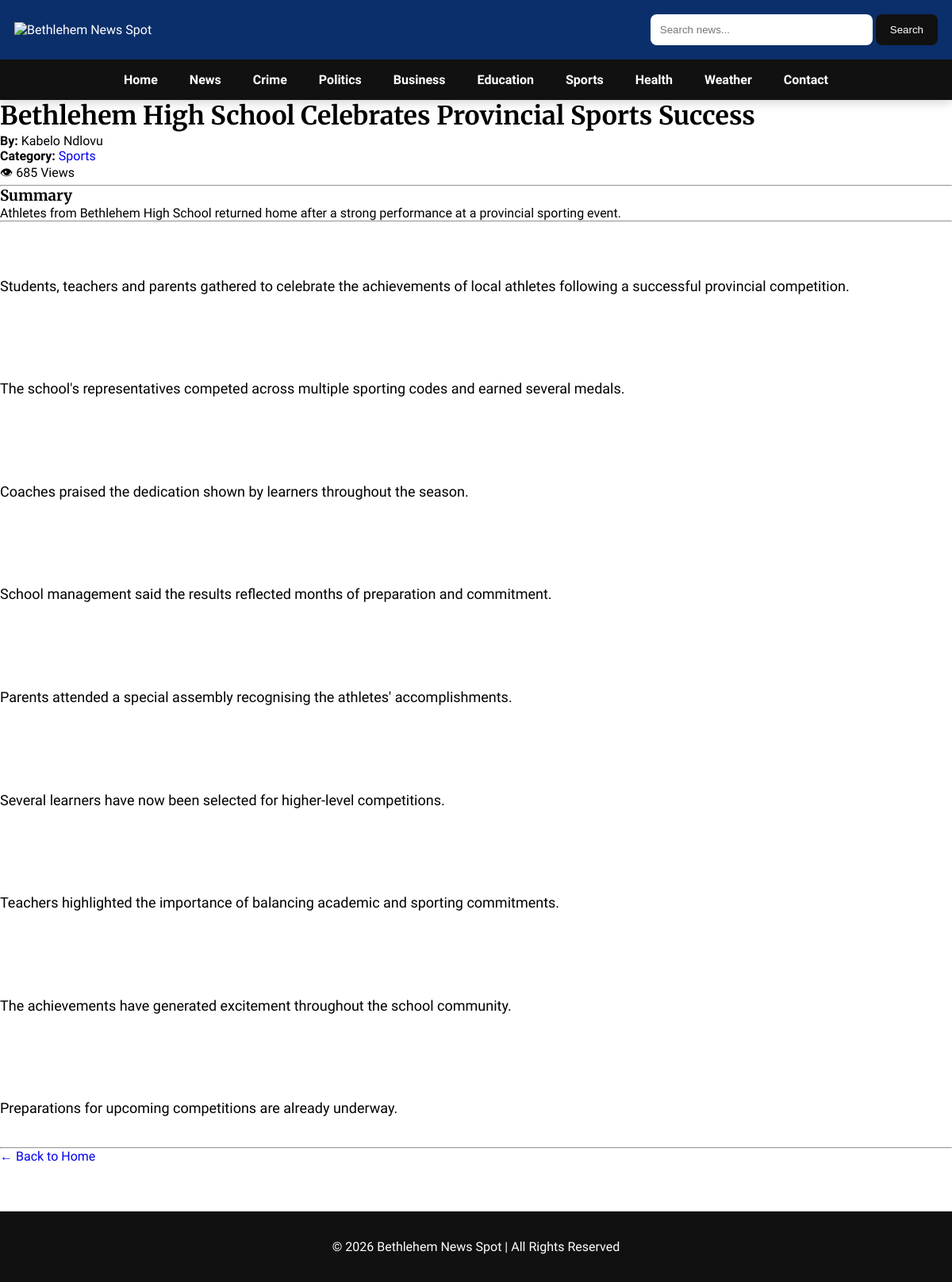
/article/5, run on an earlier commit of the app's database.
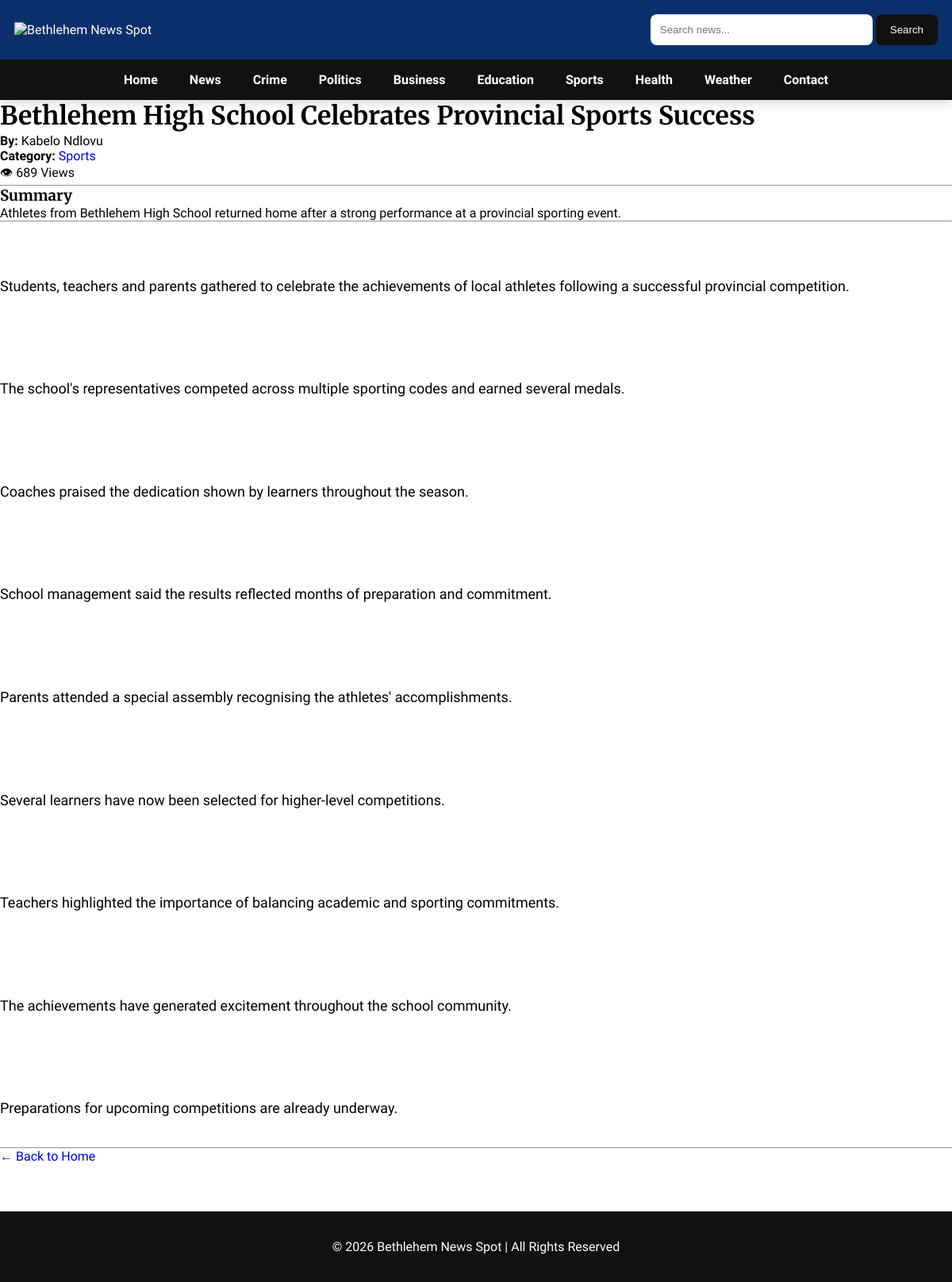
And on a later commit of the database.
### models/article.py (models this page shows)
class Article(db.Model):
    __tablename__ = "articles"
    id = db.Column(db.Integer, primary_key=True)
    title = db.Column(db.String(200), nullable=False)
    summary = db.Column(db.String(500), nullable=False)
    content = db.Column(db.Text, nullable=False)
    category = db.Column(db.String(100), nullable=False)
    author = db.Column(db.String(100), nullable=False)
    image = db.Column(db.String(255))
    published = db.Column(
    db.Boolean,
    default=False
)
    breaking = db.Column(db.Boolean, default=False)
    featured = db.Column(db.Boolean, default=False)
    views = db.Column(db.Integer, default=0)
    created_at = db.Column(db.DateTime, default=datetime.utcnow)

### routes/articles.py (the view)
@articles_bp.route("/article/<int:article_id>")
def article(article_id):
    article = get_article_by_id(article_id)
    if article is None:
        abort(404)
    increase_views(article)
    related_articles = get_related_articles(article)
    return render_template(
        "article.html",
        article=article,
        related_articles=related_articles,
    )

### services/article_service.py (called while the page is built)
def get_article_by_id(article_id):
    return db.session.get(Article, article_id)

def increase_views(article):
    article.views += 1
    db.session.commit()

def get_related_articles(article, limit=3):
    return (
        Article.query
        .filter(
            Article.category == article.category,
            Article.id != article.id
        )
        .limit(limit)
        .all()
    )

### templates/article.html (shortened to what this page needs)
{% extends "base.html" %}
{% block content %}
<h1>{{ article.title }}</h1>
<p>
<strong>By:</strong> {{ article.author }}
</p>
<p>
<strong>Category:</strong>
<a href="{{ url_for('articles.category', category=article.category) }}">
{{ article.category }}
</a>
</p>
<p>
👁 {{ article.views }} Views
</p>
<hr>
<h3>Summary</h3>
<p>
{{ article.summary }}
</p>
<hr>
<div style="line-height:1.8; font-size:18px;">
{{ article.content|replace('\n','<br><br>')|safe }}
</div>
<hr>
<a href="{{ url_for('home.index') }}">
← Back to Home
</a>
{% endblock %}

What changed in the data, as far as the page shows it:
changed Article "Bethlehem High School Celebrates Provincial Sports Success": views "685" → "689"
